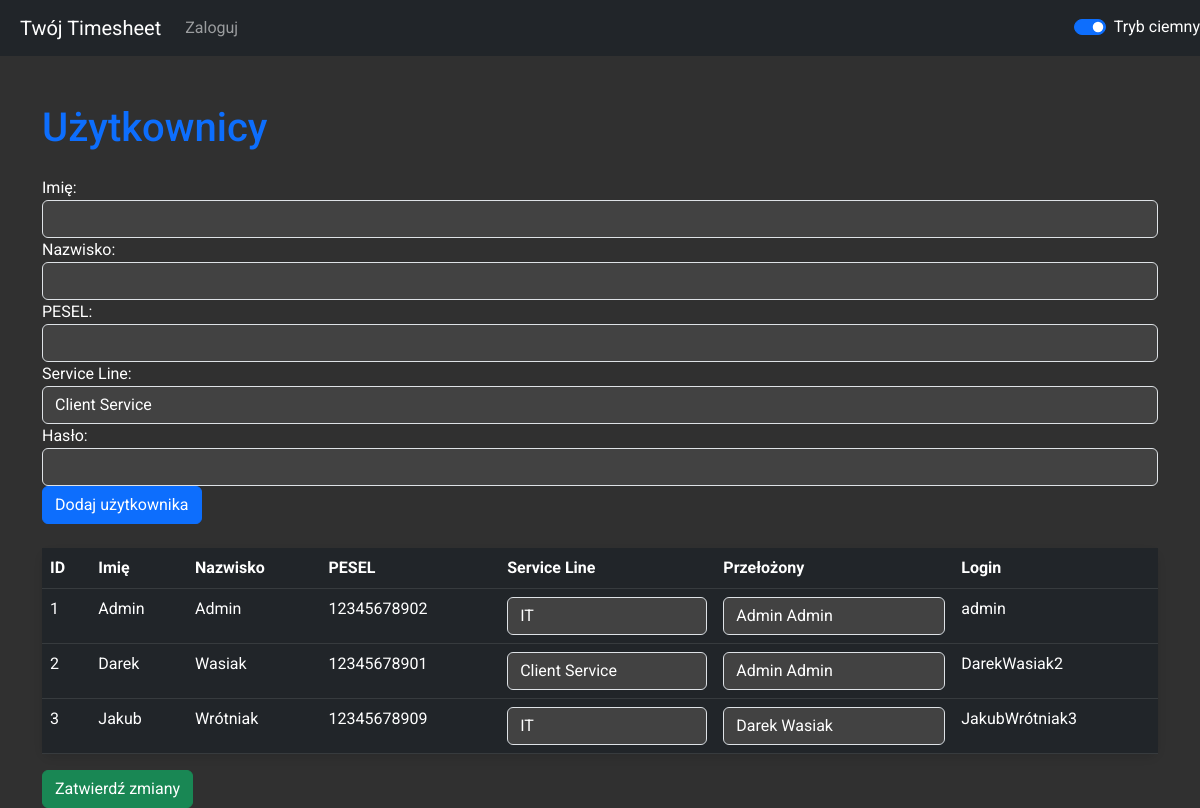
Page /add_user_page on the earlier database version.
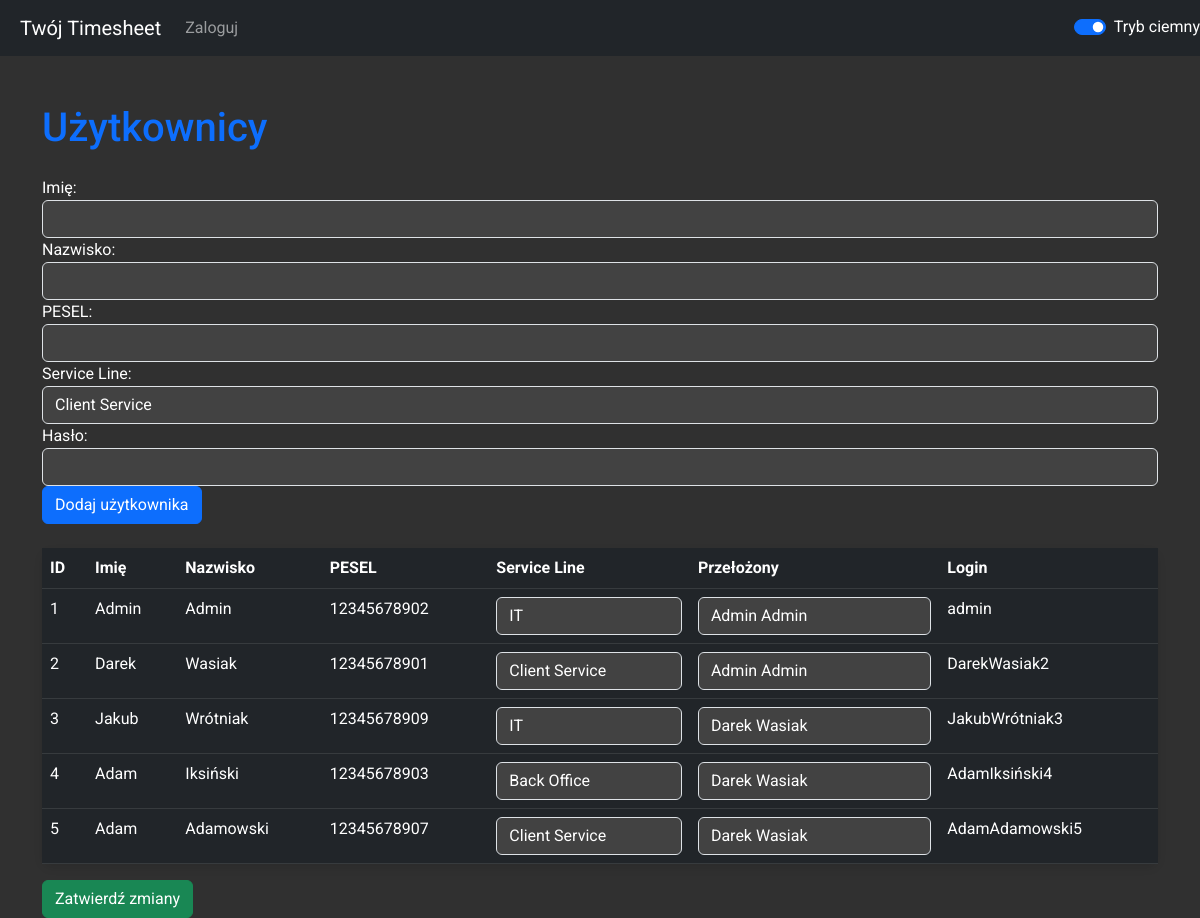
Same page on the later database version.
### timesheet.py (models this page shows)
class User(UserMixin, db.Model):
    id = db.Column(db.Integer, primary_key=True, autoincrement=True)
    first_name = db.Column(db.String(50), nullable=False)
    last_name = db.Column(db.String(50), nullable=False)
    pesel = db.Column(db.String(11), unique=True, nullable=False)
    service_line = db.Column(db.String(50), nullable=False)
    password = db.Column(db.String(200), nullable=False)
    username_and_id = db.Column(db.String(100), unique=True, nullable=False)
    campaigns = db.relationship('Campaign', back_populates='user', lazy=True)
    supervisor_id = db.Column(db.Integer, db.ForeignKey('user.id'))
    supervised = db.relationship('User', back_populates='supervisor', foreign_keys=[supervisor_id])
    supervisor = db.relationship('User', back_populates='supervised', remote_side=[id], post_update=True)

### timesheet.py (the view)
@app.route('/add_user_page', methods=['GET', 'POST'])
def add_user_page():
    if request.method == 'POST':
        first_name = request.form.get('first_name')
        last_name = request.form.get('last_name')
        pesel = request.form.get('pesel')
        service_line = request.form.get('service_line')
        password = request.form.get('password')
        supervisor_id = request.form.get('supervisor')
        if first_name and last_name and pesel and service_line and password:
            with app.app_context():
                username_and_id = f"{first_name}{last_name}{User.query.count() + 1}"
                new_user = User(first_name=first_name, last_name=last_name, pesel=pesel, service_line=service_line, supervisor_id=supervisor_id, password=generate_password_hash(password), username_and_id=username_and_id)  # Uaktualnionee
                db.session.add(new_user)
                db.session.commit()
        return redirect(url_for('index'))
    else:
        users = User.query.all()
        return render_template('add_user.html', users=users)

### templates/add_user.html (shortened to what this page needs)
{% extends 'base.html' %}
{% block content %}
    <h1 class="mt-5 text-primary">Użytkownicy</h1>
    <form action="{{ url_for('add_user_page') }}" method="post" class="mt-4">
        <div class="form-group">
            <label for="first_name">Imię:</label>
            <input type="text" name="first_name" class="form-control" required>
        </div>
        <div class="form-group">
            <label for="last_name">Nazwisko:</label>
            <input type="text" name="last_name" class="form-control" required>
        </div>
        <div class="form-group">
            <label for="pesel">PESEL:</label>
            <input type="text" name="pesel" class="form-control" required>
        </div>
        <div class="form-group">
            <label for="service_line">Service Line:</label>
            <select name="service_line" class="form-control" required>
                <option value="Client Service">Client Service</option>
            </select>
        </div>
        <div class="form-group">
            <label for="password">Hasło:</label>
            <input type="password" name="password" class="form-control" required>
        </div>
        <button type="submit" class="btn btn-primary">Dodaj użytkownika</button>
    </form>
    <form action="{{ url_for('update_users') }}" method="post">
        <table class="table mt-4 report-table table-dark-mode">
            <thead>
                <tr>
                    <th>ID</th>
                    <th>Imię</th>
                    <th>Nazwisko</th>
                    <th>PESEL</th>
                    <th>Service Line</th>
                    <th>Przełożony</th>
                    <th>Login</th>
                </tr>
            </thead>
            <tbody>
                {% for user in users %}
                    <tr>
                        <td>{{ user.id }}</td>
                        <td>{{ user.first_name }}</td>
                        <td>{{ user.last_name }}</td>
                        <td>{{ user.pesel }}</td>
                        <td>
                            <select name="service_line_{{ user.id }}" class="form-control">
                                <option value="Client Service" {% if user.service_line == 'Client Service' %} selected {% endif %}>Client Service</option>
                                <option value="IT" {% if user.service_line == 'IT' %} selected {% endif %}>IT</option>
                                <option value="Back Office" {% if user.service_line == 'Back Office' %} selected {% endif %}>Back Office</option>
                            </select>
                        </td>
                        <td>
                            <select name="supervisor_{{ user.id }}" class="form-control">
                                {% for supervisor in users %}
                                    <option value="{{ supervisor.id }}" {% if user.supervisor and user.supervisor.id == supervisor.id %} selected {% endif %}>{{ supervisor.first_name }} {{ supervisor.last_name }}</option>
                                {% endfor %}
                            </select>
                        </td>
                        <td>{{ user.username_and_id }}</td>
                    </tr>
                {% endfor %}
            </tbody>
        </table>
        <button type="submit" class="btn btn-success">Zatwierdź zmiany</button>
    </form>
{% endblock %}

Differences in the rows shown:
added User: id "4", first_name "Adam", last_name "Iksiński", pesel "12345678903", service_line+id "Back Office", value "Darek Wasiak", username_and_id "AdamIksiński4"
added User: id "5", first_name "Adam", last_name "Adamowski", pesel "12345678907", service_line+id "Client Service", value "Darek Wasiak", username_and_id "AdamAdamowski5"
